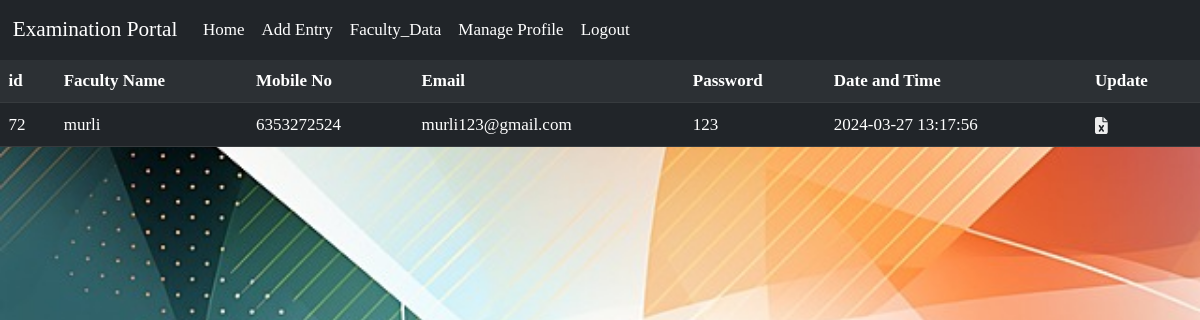
Screenshot of /userside_update.php (signed in) with the database file from the repository.
### tables this page shows
CREATE TABLE `users` (
  `id` int(255) NOT NULL,
  `username` text NOT NULL,
  `mobileno` text NOT NULL,
  `email` text NOT NULL,
  `password` text NOT NULL,
  `cpassword` text NOT NULL,
  `date` datetime NOT NULL DEFAULT current_timestamp(),
  `status` varchar(100) NOT NULL DEFAULT 'pending'
);

### userside_update.php (the view, shortened to what this page needs)
<?php
if (isset($_SESSION['username'])) {
  include "config.php";
  $username = $_SESSION['username'];
  $search_query = mysqli_query($con, "SELECT * FROM users where username='$username'");
} else {
  header("location: http://localhost/Examination/admin.php");
}
?>
<!doctype html>
<html lang="en">
<head>
  <link href="https://cdn.jsdelivr.net/npm/bootstrap@5.0.2/dist/css/bootstrap.min.css" rel="stylesheet"
>
</head>
<body>
<nav class="navbar navbar-expand-lg navbar-dark bg-dark">
    <div class="container-fluid">
      <a class="navbar-brand" href="#">Examination Portal</a>
      <div class="collapse navbar-collapse" id="navbarSupportedContent">
        <ul class="navbar-nav me-auto mb-2 mb-lg-0">
          <li class="nav-item">
            <a class="nav-link active" aria-current="page" href="index.php">Home</a>
          </li>
          <li class="nav-item">
            <a class="nav-link active outline-success" aria-current="page" href="main.php">Add Entry</a>
          </li>
          <li class="nav-item">
            <a class="nav-link active outline-success" aria-current="page" href="faculty_personal.php">Faculty_Data</a>
          </li>
          <li class="nav-item">
            <a class="nav-link active outline-success" aria-current="page" href="userside_update.php">Manage Profile</a>
          </li>
          <li class="nav-item">
            <a class="nav-link active outline-success" aria-current="page" href="logout.php">Logout</a>
          </li>
        </ul>
      </div>
    </div>
  </nav>
  <div class="table-responsive main">
    <table class="table  table-dark table-striped ">
      <tbody>
        <th>id</th>
        <th>Faculty Name</th>
        <th>Mobile No</th>
        <th>Email</th>
        <th>Password</th>
        <th>Date and Time</th>
        <th>Update</th>
        <?php
        while ($rows = mysqli_fetch_assoc($search_query)) {
          ?>
          <tr>
            <td>
              <?php echo $rows['id'] ?>
            </td>
            <td>
              <?php echo $rows['username'] ?>
            </td>
            <td>
              <?php echo $rows['mobileno'] ?>
            </td>
            <td>
              <?php echo $rows['email'] ?>
            </td>
            <td>
              <?php echo $rows['password'] ?>
            </td>
            <td>
              <?php echo $rows['date'] ?>
            </td>
            <td><a href="user_update.php?update=<?php echo $rows['id']; ?>"></a></td>
          </tr>
          <?php
        }
        ?>
      </tbody>
    </table>
  </div>
</body>
</html>

### userside_update.php (style rules this page uses)
* { font-family: Poppins; font-size: 17px; }
body { background-image: url("images/back.jpg"); background-repeat: no-repeat; background-size: cover; }
svg { fill: #ededed }

### rows the page displays
users: id "72", username "murli", mobileno "6353272524", email "murli123@gmail.com", password "123", date "2024-03-27 13:17:56"
